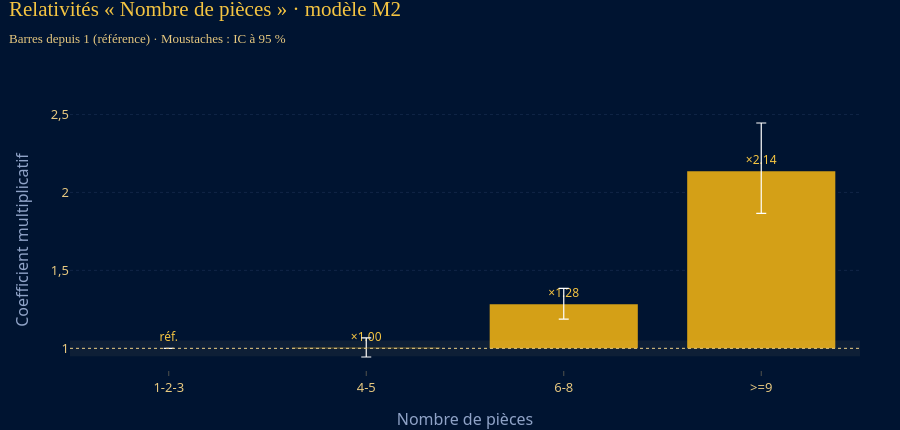

Notebook code cell kept with this figure:
### Markdown cell above
<h3 style="color:#F5C542; font-family:'Playfair Display',Georgia,serif; border-bottom:2px solid #D4A017; padding-bottom:6px;">2. Une variable, deux variables, puis leur interaction</h3>

### Code cell
m1 = M.glm_freq(bda, ["Nbpieces"])
m2 = M.glm_freq(bda, ["Nbpieces", "Nbpers"])
m3 = M.glm_freq(bda, ["Nbpieces", "Nbpers"], interactions=[("Nbpieces", "Nbpers")])
rel = pd.concat({"M1": M.relativites(m1).set_index(["Variable", "Modalité"])["Relativité"],
                 "M2": M.relativites(m2).set_index(["Variable", "Modalité"])["Relativité"]}, axis=1)
display(rel.style.format("{:.3f}", na_rep="-"))
GR.relativites_variable(M.relativites(m2), "Nbpieces", "modèle M2").show()
print(M.test_rapport_vraisemblance(m2, m3))

### Figure 1 — Plotly figure (JSON) as saved in the notebook; plotly's stock layout.template omitted (floating-point values rounded to 4 significant figures)
{"data": [{"base": 1, "cliponaxis": false, "customdata": [[1.0, 1.0, NaN], [0.9445, 1.067, 0.8968], [1.188, 1.385, 1.906e-10], [1.866, 2.445, 3.408e-28]], "error_y": {"array": [0.0, 0.06331, 0.1021, 0.3091], "arrayminus": [0.0, 0.05956, 0.09456, 0.27], "color": "#FFFFFF", "symmetric": false, "thickness": 1.2, "type": "data", "width": 5}, "hovertemplate": "%{x}<br>Relativité : %{y:.3f}<br>IC 95 % : [%{customdata[0]:.3f} ; %{customdata[1]:.3f}]<br>p-value : %{customdata[2]:.2e}<extra></extra>", "marker": {"color": ["#8FA3C7", "#D4A017", "#D4A017", "#D4A017"], "line": {"width": 0}}, "name": "Relativité", "text": ["réf.", "×1.00", "×1.28", "×2.14"], "textfont": {"color": "#F5C542", "size": 12}, "textposition": "outside", "type": "bar", "x": ["1-2-3", "4-5", "6-8", ">=9"], "y": [0.0, 0.004056, 0.2826, 1.136]}], "layout": {"height": 430, "shapes": [{"fillcolor": "rgba(231,201,128,0.06)", "line": {"width": 0}, "type": "rect", "x0": 0, "x1": 1, "xref": "x domain", "y0": 0.95, "y1": 1.05, "yref": "y"}, {"line": {"color": "#E7C980", "dash": "dot", "width": 1}, "type": "line", "x0": 0, "x1": 1, "xref": "x domain", "y0": 1, "y1": 1, "yref": "y"}], "showlegend": false, "title": {"text": "Relativités « Nombre de pièces » · modèle M2<br><span style='font-size:13px;color:#E7C980;font-family:Montserrat, 'Segoe UI', Helvetica, Arial, sans-serif'>Barres depuis 1 (référence) · Moustaches : IC à 95 %</span>"}, "xaxis": {"title": {"text": "Nombre de pièces"}, "type": "category"}, "yaxis": {"title": {"text": "Coefficient multiplicatif"}}}}
